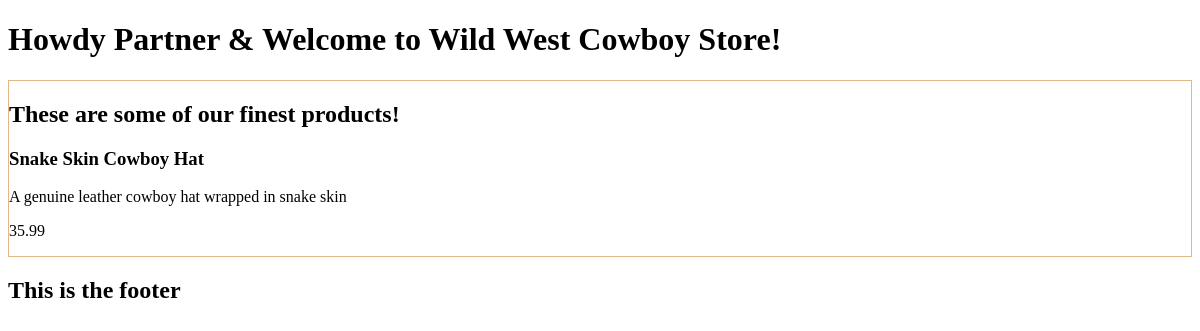
Before: / with the older database file.
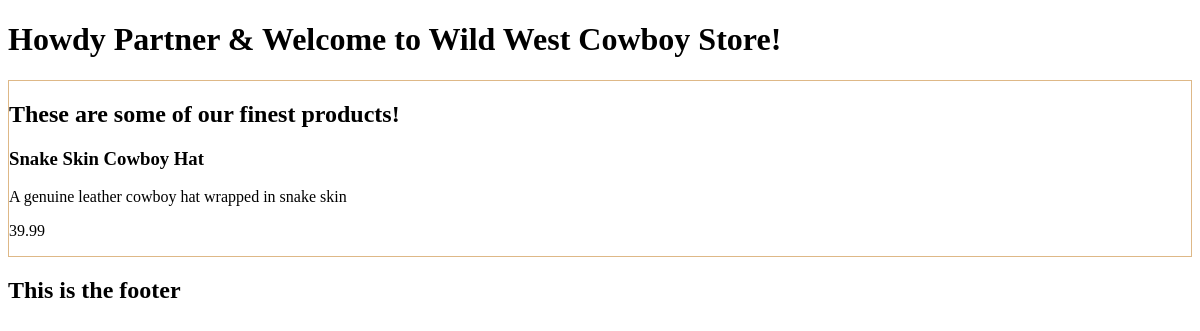
After: the same page with the newer database file.
### store_front/models.py (models this page shows, shortened)
class Product(models.Model):
    name = models.CharField(verbose_name="name", max_length=50)
    stock = models.IntegerField(verbose_name="stock", default=0)
    description = models.CharField(verbose_name="description", max_length=100)
    price = models.FloatField(verbose_name="price", default=0.0)
    class Meta:
        verbose_name = "The Product"
        verbose_name_plural = "All the Products"

### store_front/views.py (the view)
# urls.py: path('', store_home_view, name = "home"),
def store_home_view(request):
    context = {}
    products = Product.objects.all()
    context['products'] = products
    return render(request, 'store_front/store_home.html', context)

### store_front/templates/store_front/store_home.html
{% extends 'base.html' %}
{% block content %}
<div style = "border: 1px solid burlywood;">
    <h2>These are some of our finest products!</h2>
    {% for product in products %}
        {% include 'store_front/snippets/body_snippet.html' with value=product %}
    {%  endfor %}
</div>
{% endblock content %}

### templates/base.html (shortened to what this page needs)
<!DOCTYPE html>
<html>
    <head>
        <h1>Howdy Partner & Welcome to Wild West Cowboy Store!</h1>
    </head>
    <body>
        {%  block content %}
        {% endblock content %}
    </body>
    <footer>
        <h2>This is the footer</h2>
    </footer>
</html>

### store_front/templates/store_front/snippets/body_snippet.html
<h3>{{value.name}}</h3>
<p>{{value.description}}</p>
<p>{{value.price}}</p>

Changed rows visible on the page:
changed Product "Snake Skin Cowboy Hat": price "35.99" → "39.99"
